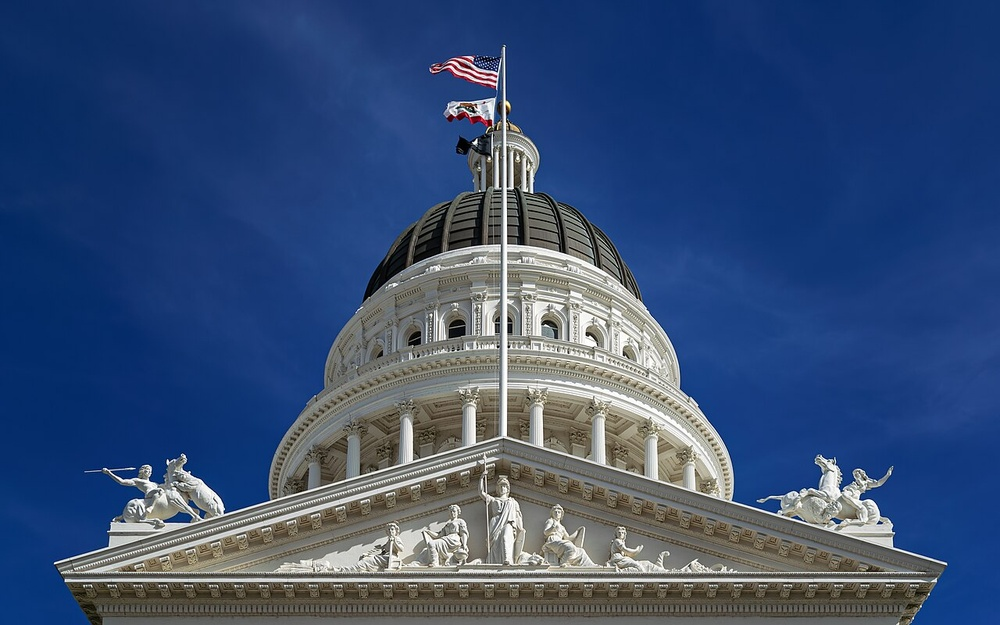
#> input picture investigation-game/images/ab686-tool.jpg, 1000 x 625 px, shrunk from 1280 x 800 before the run
$ python equalize_frames.py ../investigation-game/images/ab686-tool.jpg ../investigation-game/images/allensworth.jpg
#> lines starting #> are read from the running program, lines starting #| are printed output that depends on the picture
import sys
from PIL import Image

def equalize(path_a, path_b):
    a = Image.open(path_a).convert("RGBA")
    b = Image.open(path_b).convert("RGBA")
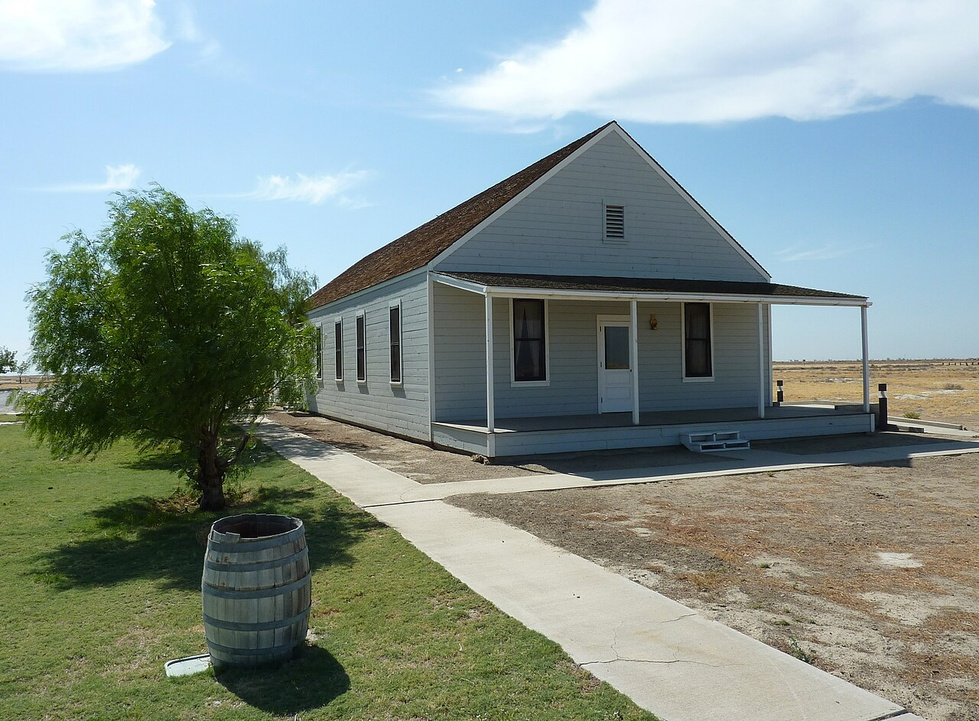
#> input picture investigation-game/images/allensworth.jpg, 979 x 721 px, shrunk from 1280 x 942 before the run

    w = max(a.width, b.width)
#> w = 1000
    h = max(a.height, b.height)
#> h = 721

    for path, img in [(path_a, a), (path_b, b)]:
        canvas = Image.new("RGBA", (w, h), (0, 0, 0, 0))
        x = (w - img.width) // 2
        y = h - img.height  # bottom-align (feet stay planted)
        canvas.paste(img, (x, y), img)
        canvas.save(path)
        print(f"{path}: padded to {canvas.size}")
#> this loop made 2 passes
#> (x, y) on passes 1 to 2: (0, 96), (10, 0)
#| ../investigation-game/images/ab686-tool.jpg: padded to (1000, 721)
#| ../investigation-game/images/allensworth.jpg: padded to (1000, 721)
#> pass 1, in equalize, `canvas.save(path)`:
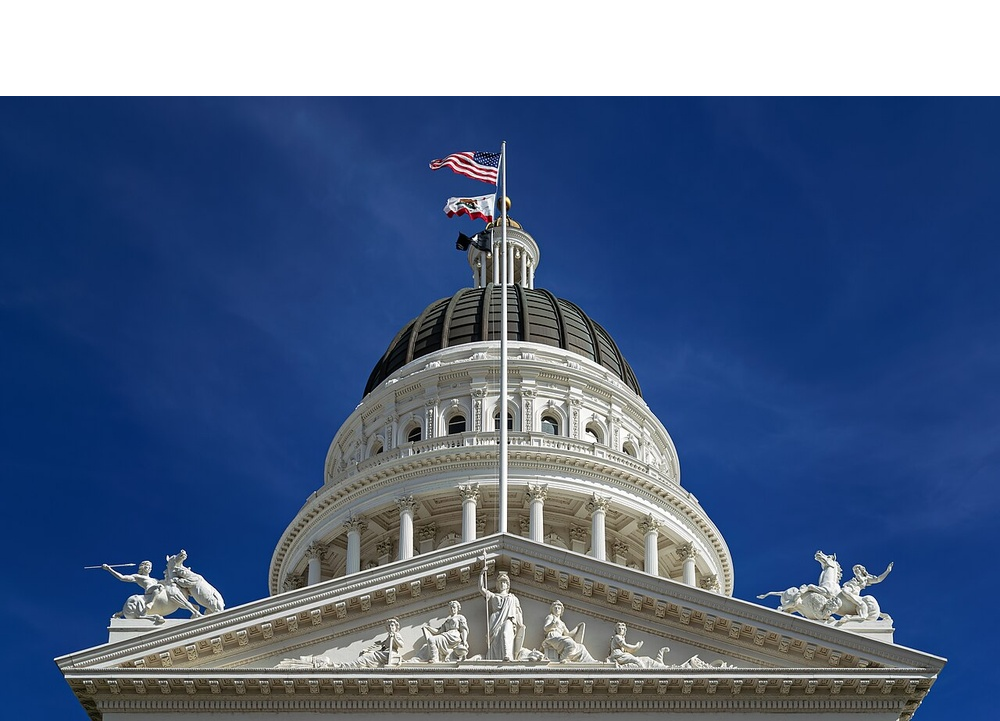
#> saved as ab686-tool.jpg: PIL image 1000x721 RGBA; mean R, G, B, A 48.5, 68, 100.7, 221; transparent parts drawn white
#> pass 2, in equalize, `canvas.save(path)`:
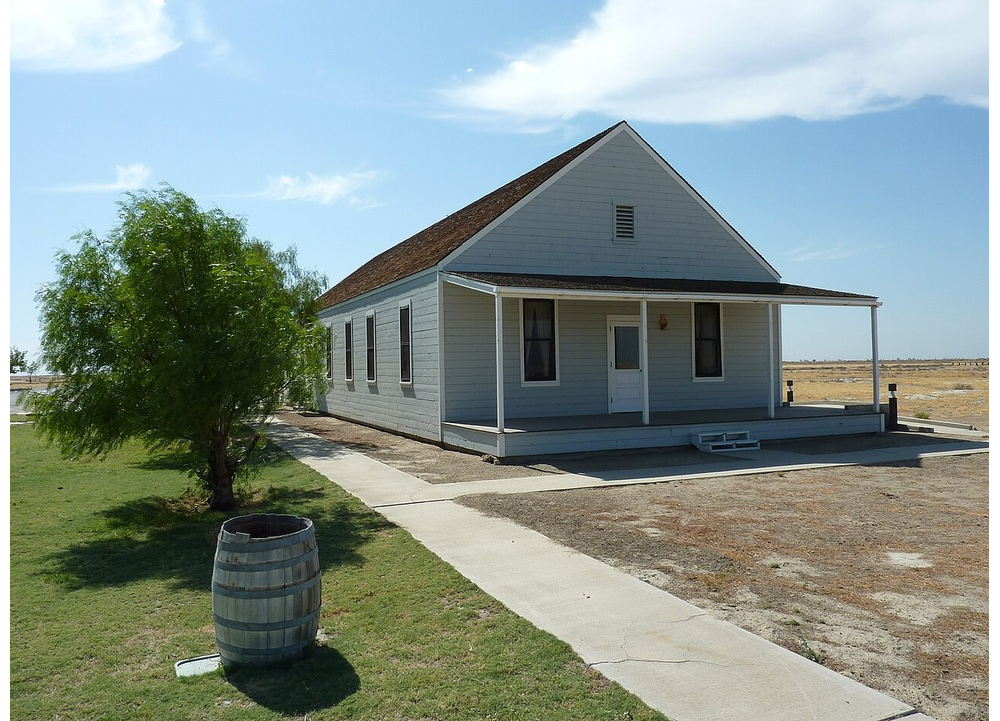
#> saved as allensworth.jpg: PIL image 1000x721 RGBA; mean R, G, B, A 129, 143.3, 138.1, 249.6; transparent parts drawn white

if __name__ == "__main__":
    equalize(sys.argv[1], sys.argv[2])
